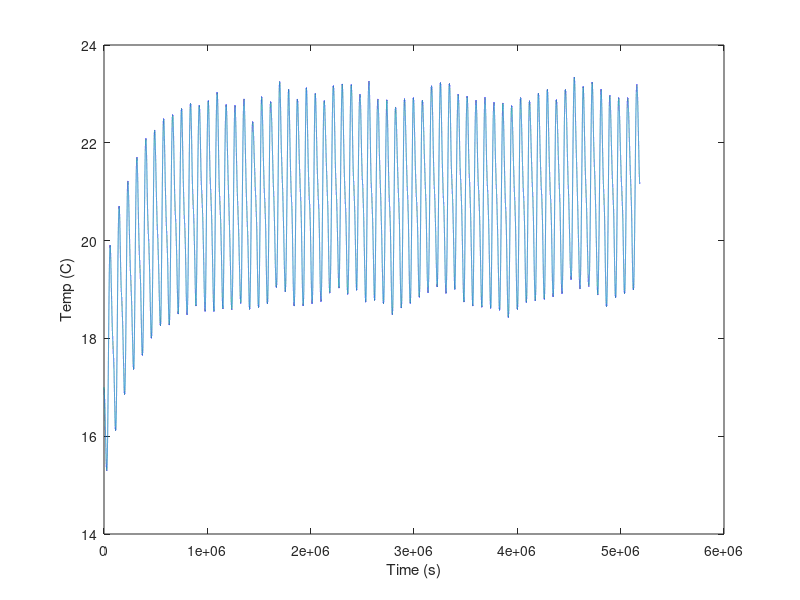

MATLAB code to generate this figure:
tspan = linspace(0,60*60*60*24,7*60*60*24);
%t = linspace(0,7*60*60*24,7*60*60*24);
%Q_in_sun = -361*cos((pi*t)/(12 * 3600)) + 224*cos((pi*t)/(6 * 3600)) + 210;
%plot(t, Q_in_sun)




y_0= 17; %start temp of air
T_a = -3; %temp of air constant
m = 3000 * 5 * 5 * .3; %kg thermal mass of floor
c = 800; % j/kgK


h_f = 15; %
A_win = 2.6*2.6; %m^2
A_wall = 25*6 - A_win; % m^2 
A_f = 25; %m^2
L_wall = .08; %m 
L_win = .01; %m
h_wall_in = 15; %w/mk
h_wall_out = 30; %w/mk
K_win = .78; % w/mk %found online
h_win_out = .7; % w/m^2k
h_win_in = .7; % w/m^2
K_wall = .04; % w/mk

R_FtoA = 1/(h_f * A_f);
R_AirtoWall_in = 1/(h_wall_in * A_wall);
R_W  = L_wall/(K_wall * A_wall);
R_AtoWin_in = 1/(h_win_in*A_win);
R_win   = L_win/(K_win*A_win);
R_AtoWin_out = 1/(h_win_out*A_win);
R_AirtoWall_out = 1/(h_wall_out * A_wall); 


R_tot = R_FtoA + 1/((1/(R_AirtoWall_in + R_W + R_AirtoWall_out)) + (1/(R_AtoWin_in + R_win + R_AtoWin_out))); %thermal resistance

[t, y] = ode45(@(t,y) A_win*(-361*cos((pi*t)/(12 * 3600)) + 224*cos((pi*t)/(6 * 3600)) + 210)/(m*c) - (y - T_a)/(R_tot*m*c), tspan, y_0);
%dT_f/dt = Q_in_sun/(m*c) - (T_f - T_a)/(R_tot*m*c);

plot(t,y)
xlabel("Time (s)")
ylabel("Temp (C)")
